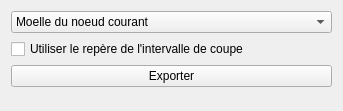
           <widget class="QWidget" name="page_6">
            <property name="geometry">
             <rect>
              <x>0</x>
              <y>0</y>
              <width>343</width>
              <height>111</height>
             </rect>
            </property>
            <attribute name="label">
             <string>Export en SDP</string>
            </attribute>
            <layout class="QVBoxLayout" name="verticalLayout_12">
             <item>
              <widget class="QComboBox" name="_comboExportToSdpType">
               <property name="font">
                <font>
                 <weight>50</weight>
                 <bold>false</bold>
                </font>
               </property>
               <item>
                <property name="text">
                 <string>Moelle du noeud courant</string>
                </property>
               </item>
               <item>
                <property name="text">
                 <string>Moelle de la zone de nœud courante</string>
                </property>
               </item>
               <item>
                <property name="text">
                 <string>Moelle de tous les noeuds</string>
                </property>
               </item>
               <item>
                <property name="text">
                 <string>Nœud courant segmenté</string>
                </property>
               </item>
               <item>
                <property name="text">
                 <string>Nœuds segmentés de l'intervalle de coupes</string>
                </property>
               </item>
               <item>
                <property name="text">
                 <string>Nœuds du billon</string>
                </property>
               </item>
               <item>
                <property name="text">
                 <string>Moelle du billon</string>
                </property>
               </item>
              </widget>
             </item>
             <item>
              <widget class="QCheckBox" name="_checkBoxKeepBillonSliceNumber">
               <property name="font">
                <font>
                 <weight>50</weight>
                 <bold>false</bold>
                </font>
               </property>
               <property name="text">
                <string>Utiliser le repère de l'intervalle de coupe</string>
               </property>
              </widget>
             </item>
             <item>
              <widget class="QPushButton" name="_buttonExportToSDP">
               <property name="font">
                <font>
                 <weight>50</weight>
                 <bold>false</bold>
                </font>
               </property>
               <property name="text">
                <string>Exporter</string>
               </property>
              </widget>
             </item>
             <item>
              <spacer name="verticalSpacer">
               <property name="orientation">
                <enum>Qt::Vertical</enum>
               </property>
               <property name="sizeHint" stdset="0">
                <size>
                 <width>20</width>
                 <height>40</height>
                </size>
               </property>
              </spacer>
             </item>
            </layout>
           </widget>
